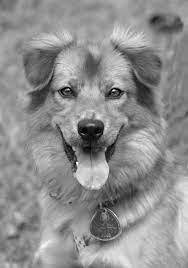
%> input picture image.jpeg, 188 x 268 px
$ octave esercitazione_15.m   (GNU Octave 9; MATLAB toolbox functions it lacks are replaced by stand-ins)
%> lines starting %> are read from the running program, lines starting %| are printed output that depends on the picture
### checkGrey.m
%check if the image is grey level,
% in case it isn't it returns the grey level image

function mat = checkGrey(mat)
    tmp=size(size(mat));
    if(tmp(2)==3)
        mat=rgb2gray(mat);
    end
end

### esercitazione_15.m
% ES 15. With  reference  to  figure  7.8  of  the  book,  write
% the  code to  extract  4  bands  of  the  wavelet
% and compute the histogram on a preferred image.
clc;
% Delete all variables.
clear;
% Close all figure windows except those created by imtool.
close all;
% Close all figure windows created by imtool.
imtool close all;

[file, path] = uigetfile({'*.tiff;*.jpg;*.png;*.jpeg'}, "select an image");
%> the answer given: image.jpeg
original = imread(strcat(path, file));
%> original is the input picture: size 268x188x3 uint8; min 0, max 255, mean 142.6
original = checkGrey(original);
[cA, cH, cV, cD] = dwt2(original, 'db2');
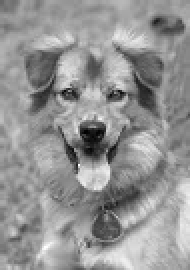
%> cA: size 135x95 double (shown 2 times larger); min 5.2, max 486.3, mean 285.3; drawn with min black and max white
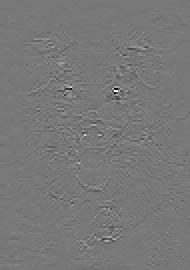
%> cH: size 135x95 double (shown 2 times larger); min -135.7, max 151.2, mean 0; drawn with min black and max white
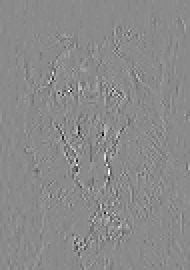
%> cV: size 135x95 double (shown 2 times larger); min -104.6, max 87.79, mean 0; drawn with min black and max white
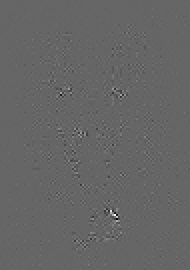
%> cD: size 135x95 double (shown 2 times larger); min -69.47, max 104.1, mean 0; drawn with min black and max white

tmp = zeros(size(cH));
im_denoised_v2 = idwt2(cA, tmp, tmp, tmp, 'haar');

figure(1);

% Maximize figure.
set(gcf, 'Position', get(0, 'Screensize'));
subplot(2, 2, 1)
imshow(imadjust(mat2gray(idwt2(cA, tmp, tmp, tmp, 'haar'))));
set(get(gca, 'Title'), 'String', 'approximation image');

subplot(2, 2, 2)
imshow(imadjust(mat2gray(idwt2(tmp, cH, tmp, tmp, 'haar'))));
set(get(gca, 'Title'), 'String', 'horizontal image');

subplot(2, 2, 3)
imshow(imadjust(mat2gray(idwt2(tmp, tmp, cV, tmp, 'haar'))));
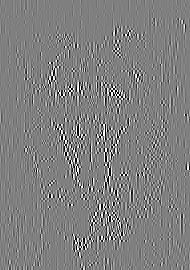
%> displayed picture: size 270x190, on the screen's scale of 0 to 255; min 0, max 255, mean 127.5; mean of the top-left, top-right, bottom-left and bottom-right quarters 127.6, 127.4, 127.5, 127.5
set(get(gca, 'Title'), 'String', 'vertical image');

subplot(2, 2, 4)
imshow(imadjust(mat2gray(idwt2(tmp, tmp, tmp, cD, 'haar'))));
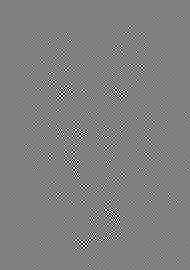
%> displayed picture: size 270x190, on the screen's scale of 0 to 255; min 0, max 255, mean 127.5; mean of the top-left, top-right, bottom-left and bottom-right quarters 127.5, 127.5, 127.5, 127.5
set(get(gca, 'Title'), 'String', 'diagonal image');

figure(2)
imhist(cV)
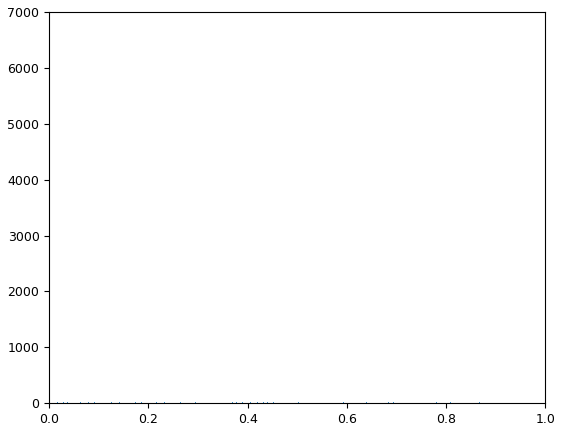
%> figure redrawn from the program's plot data; highest point at x = 0, y = 6455

$ run again, on compressed.jpg
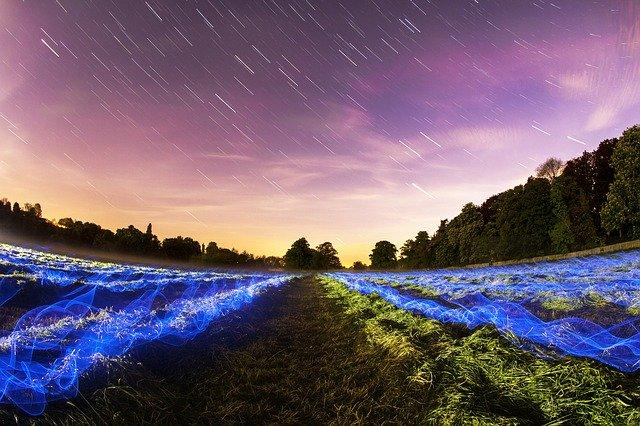
%> input picture compressed.jpg, 640 x 426 px
%> original is the input picture: size 426x640x3 uint8; mean R, G, B 112.2, 93.1, 111.1
%> `imshow(imadjust(mat2gray(idwt2(tmp, tmp, tmp, cD, 'haar'))));`:
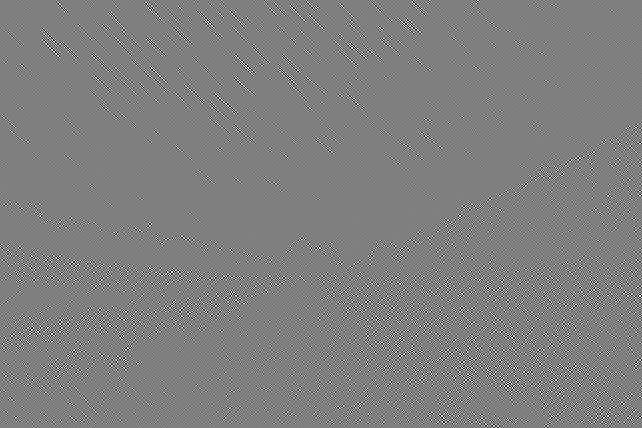
%> displayed picture: size 428x642, on the screen's scale of 0 to 255; min 0, max 255, mean 127.5; mean of the top-left, top-right, bottom-left and bottom-right quarters 127.5, 127.5, 127.5, 127.5
%> `imhist(cV)`:
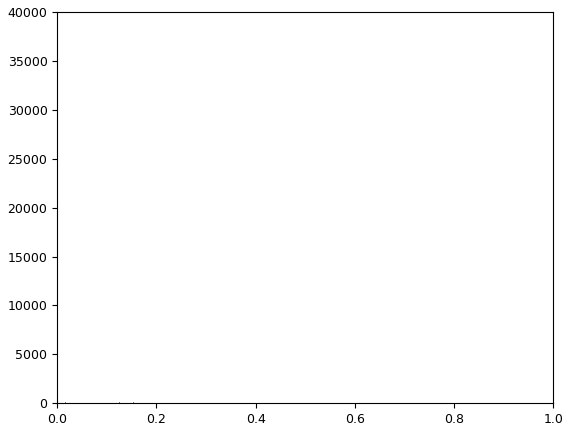
%> figure redrawn from the program's plot data; highest point at x = 0, y = 35069
